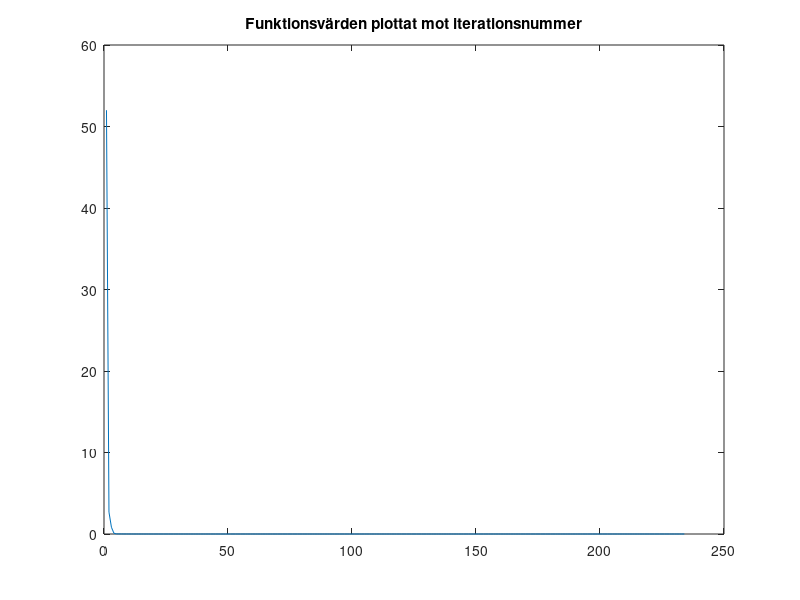
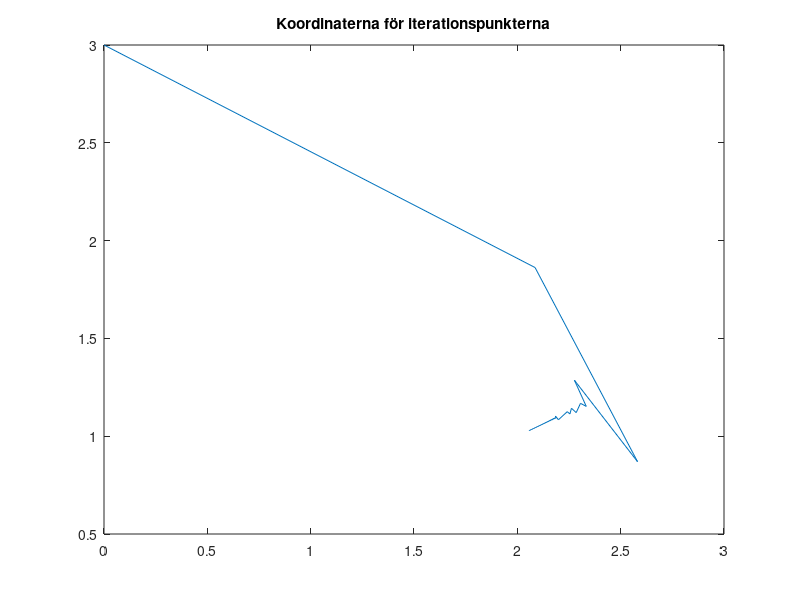

These figures' MATLAB source, in order:
%Armijo-linjesökning som bygger på upprepade halveringar eller dubbleringar
% av ett initialt steg tills det aktuella steget är det maximala som
% uppfyller Armijo-kravet. (Givet att steget endast kan ökas med faktor 2

%Beräkna det initiala steget med en iteration av newtons metod 

%minimum antas i x*= [2,1] med f(x*) = 0'
%BL: 
%d_k = -grad(x_k)
%t_k från armijo
%x_k+1 = x_k + d_k*t_k
function [optimum] = Armijo( )
    beta=1/2; m=1; sigma=0.1;
    f = @(x) (x(1)-2)^4 + (x(1) - 2*x(2))^2;
    grad = @(x) [4*(x(1)-2)^3 + 2*(x(1)-2*x(2)); 8*x(2) - 4*x(1)];  
    H = @(x) [12*(x(1)-2)^2, -4; -4,8];
    
    armijocondition = @(x, d, m, s) f(x) - f(x + beta^m*s*d) >= -sigma*beta^m*s*grad(x)'*d;
     
    x = [0;3];
    t= 0;
    
    vals = [];
    iterations = [];
    while (norm(grad(x)) > (eps+0.001))
       d = -grad(x);
       %bestämma steglängd, initiala steget med en iteration av newtons
       s = t - (grad(x)'*d)/(d'*H(x)*d); 
       m=1;
       %om startsteget (s eller?) uppfyller armijovillkoret, loopa fram
       %steglängden genom att dubblera steglängden tills m+1 inte uppfyller
       %den
       
       if armijocondition(x,d,m,s)
           %startsteg uppfyllt, dubblera steglängden
           while armijocondition(x,d,m-1,s)
               m= m-1;
           end
       else
           %startsteg uppfyller ej armijovillkoret, 
           %halvera steglängden tills uppfyllt
           while ~armijocondition(x,d,m,s)
               m=m+1;
           end
       end
       t = beta^m*s;
       iterations = [iterations x];
       vals = [vals f(x)];
       %ny punkt
       x = x + t*d;
           
    end
    disp((vals));
    plot(1:length(vals), vals);
    title('Funktionsvärden plottat mot iterationsnummer');
    figure;
    plot(iterations(1,:), iterations(2,:));
    title('Koordinaterna för iterationspunkterna');
   disp(x);
    
end
